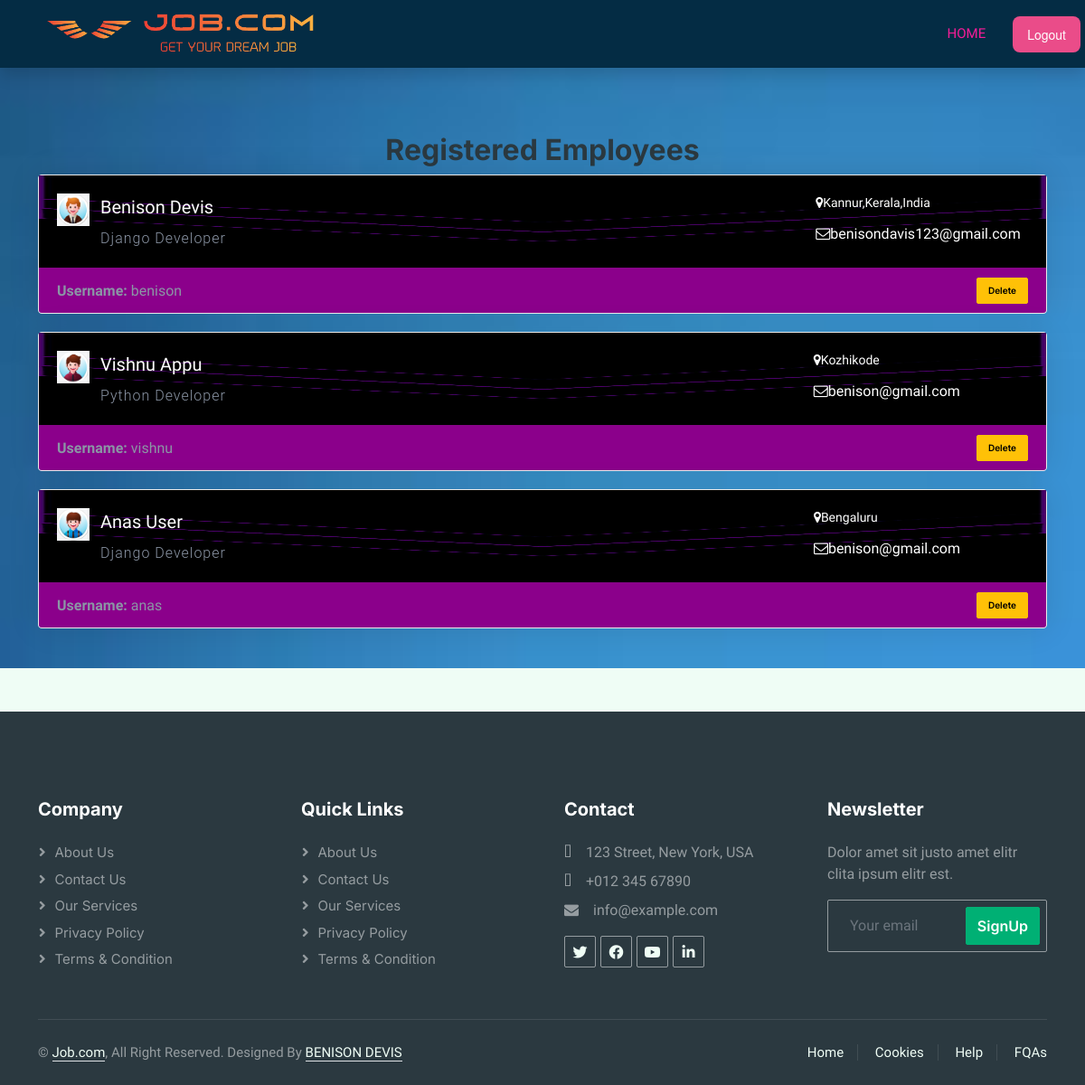
/siteadmin/employees/ (signed in), run on an earlier commit of the app's database.
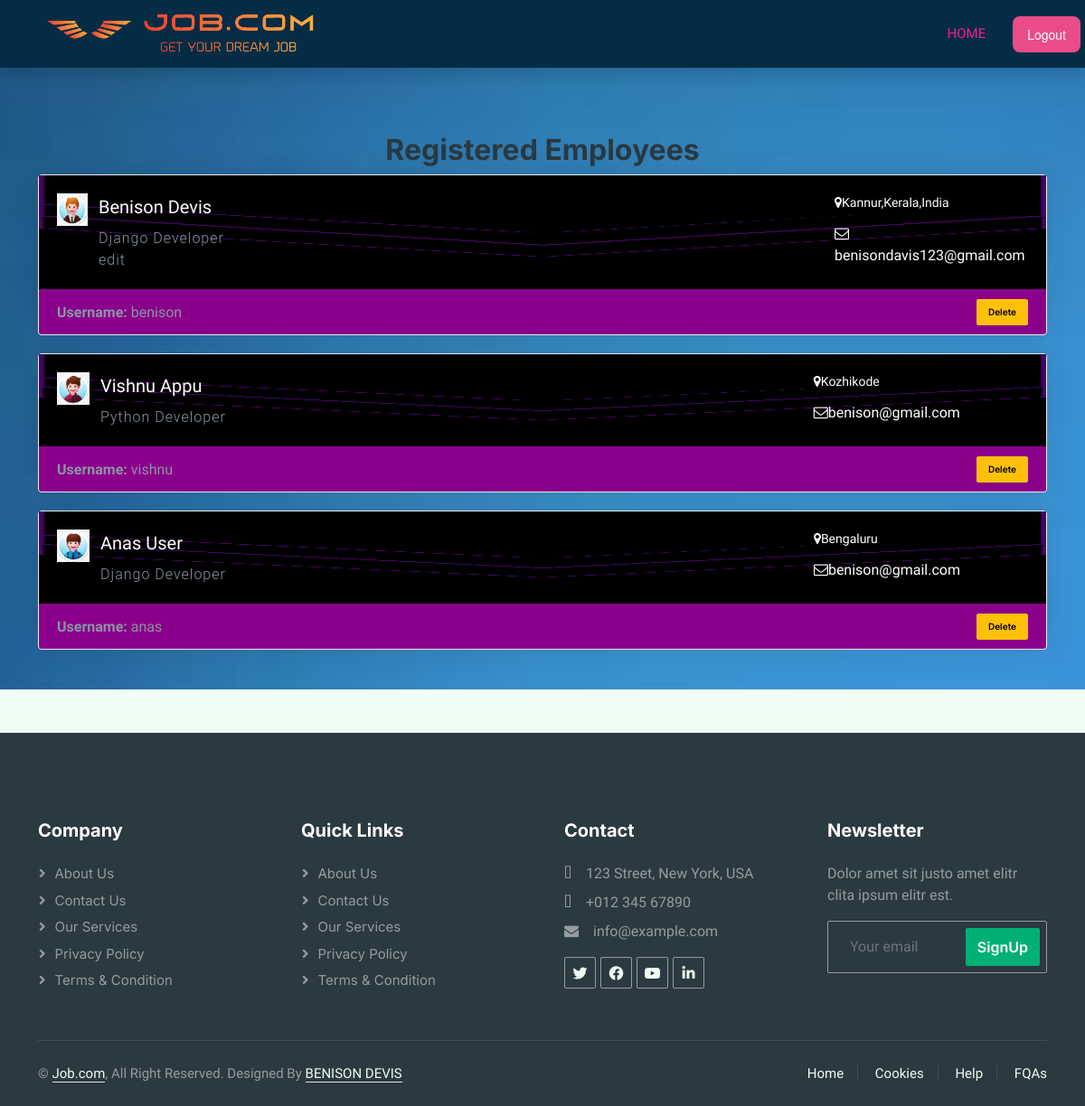
And on a later commit of the database.
### employee/models.py (models this page shows)
class ProfileEdit(models.Model):
    worksts = (
        ("frsh", "I'm Fresher"),
        ("exp", "I'm Experienced"))
    gender = (("M", "Male"), ("F", "Female"), ("O", "Outher"))
    profile_title = models.CharField(max_length=50,null=True, blank=True)
    bio = models.TextField(null=True, blank=True)
    profile_img = models.ImageField(upload_to="profile.image/", null=True, blank=True,default='static\img\pro.png')
    resume = models.FileField(upload_to="resume/", null=True, blank=True)
    location = models.CharField(max_length=50,null=True, blank=True)
    mobile_no = models.CharField(max_length=12,null=True, blank=True)
    working_sts = models.CharField(max_length=50, choices=worksts,null=True, blank=True)
    gender = models.CharField(max_length=50, choices=gender,null=True, blank=True)
    rel_profile = models.OneToOneField(
        Employee, on_delete=models.CASCADE, null=True, blank=True
    )

### account/models.py (models this page shows, shortened)
class Account(AbstractUser):
    class Role(models.TextChoices):
        ADMIN = "ADMIN", "Admin"
        USER = "USER", "User"
        COMPANY = "COMPANY", "Company"
    base_role = Role.ADMIN
    is_active = models.BooleanField(default=False)
    can_login = models.BooleanField(default=True)
    role = models.CharField(max_length=50, choices=Role.choices)

### adminpanel/decorators.py (the view)
    def wrappeer(request,*args,**kwargs):
        if not request.user.is_authenticated:
            return redirect('user_login')
        else:
            if request.user.role != 'ADMIN':
                return render(request, "404.html")
        return function(request,*args,**kwargs)

### account/models.py (called while the page is built)
    def get_queryset(self, *args, **kwargs):
        results = super().get_queryset(*args, **kwargs)
        return results.filter(role=Account.Role.USER)

### adminpanel/views.py (called while the page is built)
@admin_login_required
def admin_employees_details(request):
    emp = Employee.employee.all()
    emp_prof = ProfileEdit.objects.filter(
        rel_profile__in = emp.values_list('id',flat=True)
    )
    context = {
        'emp' : emp,
        'emp_prof' : emp_prof
    }
    return render(request,'admin/admin_employess.html',context)

### templates/admin/admin_employess.html (shortened to what this page needs)
{% extends 'base.html' %}
{% block content %}
{% load static %}
<link href="https://maxcdn.bootstrapcdn.com/font-awesome/4.3.0/css/font-awesome.min.css" rel="stylesheet">
<br>
<br>
<br>
<div class="container">
    <h2 style="text-align: center;">Registered Employees</h2>
<div class="col-md-12">
    {% for emp in emp_prof %}
    <div class="card b-1 hover-shadow mb-20">
        <div style="color: white; background-image: url('{% static 'img/pronewc.jpg' %}');background-size: 100% 100%;" class="media card-body">
            <div class="media-left pr-12">
                <img class="avatar avatar-xl no-radius" src="{{emp.profile_img.url}}" alt="...">
            </div>
            <div class="media-body">
                <div class="mb-2">
                    <span class="fs-20 pr-16">{{ emp.rel_profile.first_name }} {{ emp.rel_profile.last_name }} </span>
                </div>
                <small class="fs-16 fw-300 ls-1">{{ emp.profile_title }}</small>
            </div>
            <div style="margin-left: 650px;"">
                <p class="fs-14  mb-12"><i class="fa fa-map-marker pr-1"></i>{{ emp.location }} </p>
                <span ><i class="fa fa-envelope-o pr-1"></i>{{ emp.rel_profile.email }}</span>
            </div>
        </div>
        <footer style="background-color: darkmagenta;" class="card-footer flexbox align-items-center">
            <div>
                <strong>Username:</strong>
                <span>{{ emp.rel_profile.username }}</span>
            </div>
            <div class="card-hover-show">
                <a class="btn btn-xs fs-10 btn-bold btn-warning" href="{% url 'delete_account_employee' emp.rel_profile.id  %}">Delete</a>
            </div>
        </footer>
    </div>
    {% endfor %}
</div>
    <br>
</div>
</div>
{% endblock content %}

What changed in the data, as far as the page shows it:
changed ProfileEdit "Kannur,Kerala,India": profile_title "Django Developer" → "Django Developer edit"
